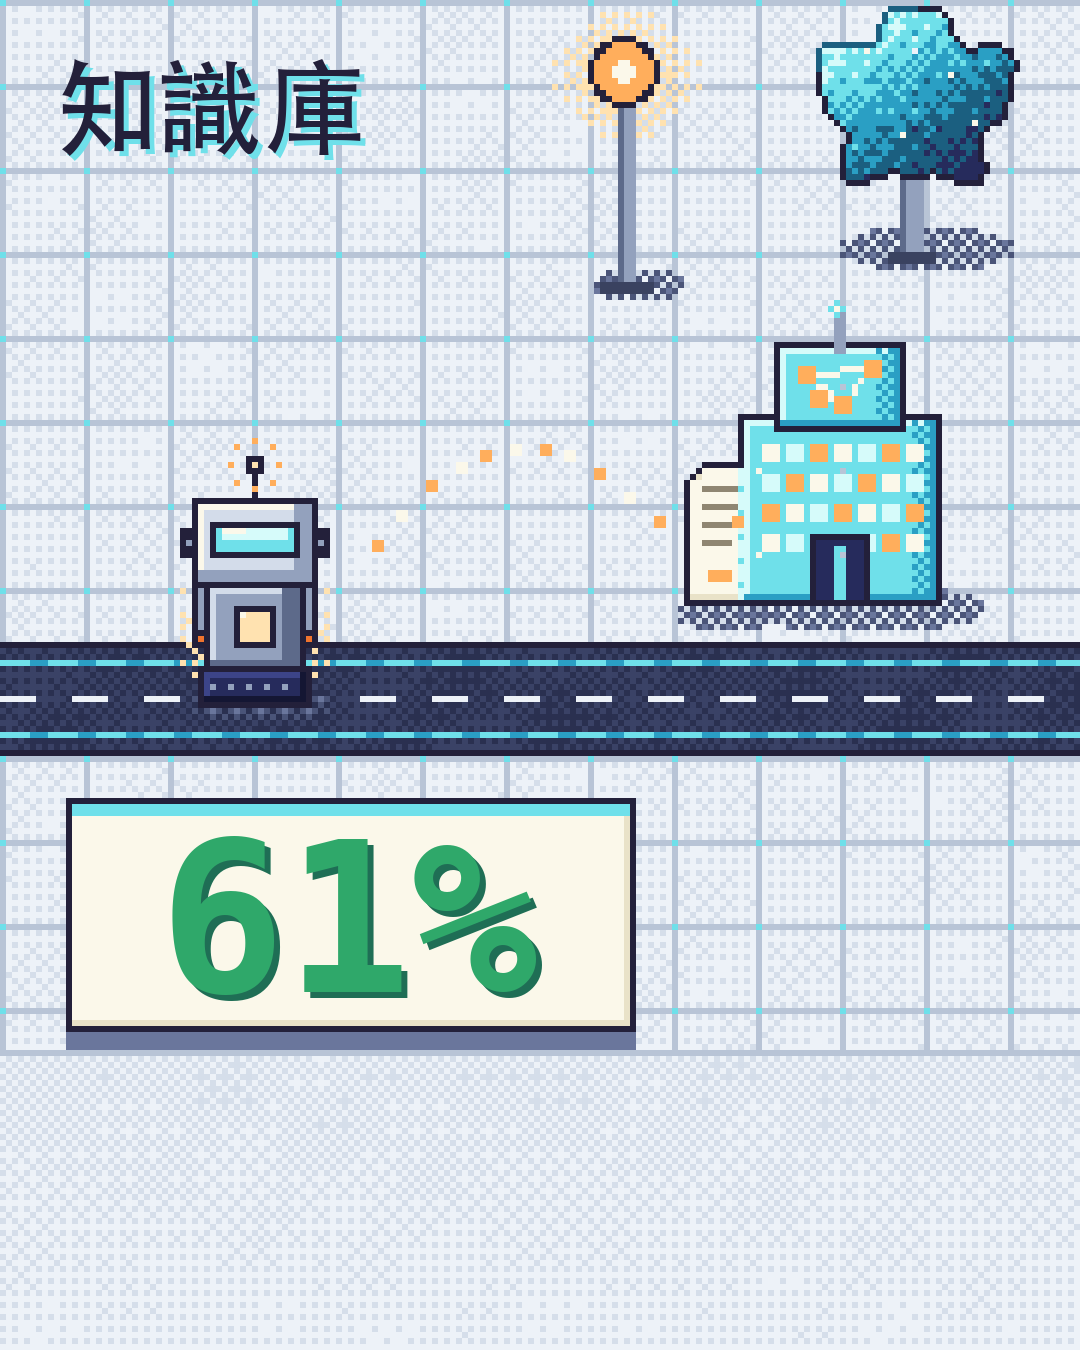

Reproduce this figure in Python.
"""pixel-city sample: tech-city frame. Reuses drawing code of components_base.py / components_tech.py.
Subject: robot agent places a note card into the wiki tower; big 61%; heading. 180x225 art px x6 = 1080x1350."""
import os, math
D = os.path.dirname(os.path.abspath(__file__))
src = open(os.path.join(D, 'components_tech.py')).read()
src = src[:src.index('tail = tail.replace')].replace('__DIR__/components.py', os.path.join(D, 'components_base.py'))
exec(src)   # helpers, palettes (MET/GLS/ORG/PLZ...), C, tower, robot, note, ITEMS

AW, AH, S = 180, 225, 6
big = C(AW, AH, bg=PLZ[2]); plaza(big, True)

# calm bottom ~22%: plain two-tone plaza, no grid / glow dots
CALM_Y = 176
for y in range(CALM_Y, AH):
    for x in range(AW):
        t = .45 + .35 * (y - CALM_Y) / (AH - CALM_Y) + noise(x, y) * .1
        big.put(x, y, PLZ[3] if dth(x, y, t) else PLZ[2])
for x in range(AW): big.put(x, CALM_Y - 1, PLZ[1])

# light-rail road with cyan guide lights
RY0, RY1 = 108, 124
for y in range(RY0, RY1 + 1):
    for x in range(AW):
        big.put(x, y, ROAD[1] if dth(x, y, .5 + noise(x, y) * .3) else ROAD[0])
for x in range(AW):
    big.put(x, RY0 - 1, OUT); big.put(x, RY1 + 1, OUT)
    big.put(x, RY0 + 2, GLS[2] if x % 8 < 5 else GLS[1]); big.put(x, RY1 - 2, GLS[2] if x % 8 < 5 else GLS[1])
    if x % 12 < 6: big.put(x, (RY0 + RY1) // 2, PLZ[3])

def stamp(label_or_fn, ox, oy):
    """Draw a 56x56 sprite on a plaza tile, paste only pixels that differ from the pristine tile."""
    fn = label_or_fn if callable(label_or_fn) else [f for l, s, f in ITEMS if l == label_or_fn][0]
    sp = fn(); ref = P()
    for y in range(T):
        for x in range(T):
            if sp.p[x, y] != ref.p[x, y]: big.put(ox + x, oy + y, sp.p[x, y])

# small decoration (drawn first so the main subjects overlap)
stamp('全像樹', 140, 118 - 6 + 0) if False else None
stamp('全像樹', 124, -6)
stamp('感測燈柱', 76, -2)
# robot agent (active), standing on the road
def rb():
    c = P(); robot(c, 28, 28, 'active'); return c
stamp(rb, 14, 70)

# note card: bigger (16x22) so the metaphor reads at icon size (Kare); a dog-ear says "document"
NW, NH = 16, 22
NX, NY = 115, 78
# clean dotted trail: 2x2 blocks on an even 4px pitch, ending at the card (no stray single pixels)
for k in range(11):
    t = k / 10; x = 62 + (NX - 6 - 62) * t; y = 90 + (NY + 8 - 90) * t - math.sin(t * math.pi) * 14
    big.rect(int(x), int(y), int(x) + 1, int(y) + 1, ORG[2] if k % 2 == 0 else WHITE)
tshadow(big, NX + 6, NY + NH + 2, 9, 3)
ear = {(NX - 1 + i, NY - 1 + j): big.p[NX - 1 + i, NY - 1 + j] for i in range(4) for j in range(4)}
note(big, NX, NY, 'plain', NW, NH)
for (px, py), col in ear.items():
    i, j = px - (NX - 1), py - (NY - 1)
    if i + j < 3: big.put(px, py, col)                  # corner cut away
    elif i + j == 3: big.put(px, py, OUT)               # fold line
    elif i < 3 and j < 3: big.put(px, py, PAPER[1])     # folded flap
big.rect(NX + 3, NY + NH - 5, NX + 6, NY + NH - 4, ORG[2])   # orange tab: the one accent on the card

# knowledge base: wiki tower drawn AFTER the card, so its wall hides the card's right half (card is going in)
stamp('③ wiki 塔', 112, 50)
for dy in range(NH): big.put(123, NY + dy, GLS[3] if dy % 4 < 3 else GLS[2])   # glowing slot on the tower wall
big.rect(122, NY + 8, 123, NY + 9, ORG[2])

# result card behind the big number
CX0, CY0, CX1, CY1 = 12, 134, 104, 170
big.rect(CX0 - 1, CY0 + 3, CX1 + 1, CY1 + 4, SH[1])
big.box(CX0, CY0, CX1, CY1, PAPER[2], WHITE, PAPER[1])
big.rect(CX0, CY0, CX1, CY0 + 1, GLS[2])

out = big.im.resize((AW * S, AH * S), Image.NEAREST)
d = ImageDraw.Draw(out)
ZH = '/System/Library/Fonts/STHeiti Medium.ttc'; MONO = '/System/Library/Fonts/Menlo.ttc'
def txt(xy, s, font, fill, sh=None, off=6):
    if sh: d.text((xy[0] + off, xy[1] + off), s, fill=sh, font=font)
    d.text(xy, s, fill=fill, font=font)
# heading (top-left)
f = ImageFont.truetype(ZH, 104)
txt((54, 54), '知識庫', f, rgb('23203a'), sh=GLS[2], off=5)
# big number
fm = ImageFont.truetype(MONO, 210, index=1)
bb = d.textbbox((0, 0), '61%', font=fm); w = bb[2] - bb[0]; h = bb[3] - bb[1]
cx = (CX0 + CX1) / 2 * S; cy = (CY0 + CY1) / 2 * S
txt((cx - w / 2 - bb[0], cy - h / 2 - bb[1] + 4), '61%', fm, GRN[1], sh=GRN[0], off=6)
out.save(os.path.join(D, 'sample.png'))
print('ok', out.size)
